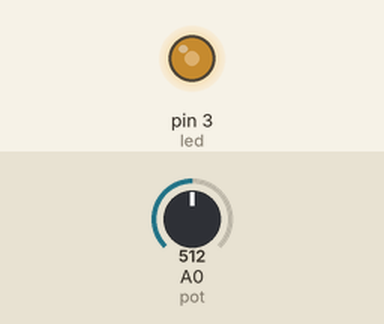
Simulated run of this sketch. Board: Arduino Uno, built with avr-gcc and run on an emulated ATmega328P. Shown: output pins drawn as LEDs (lit = HIGH). Inputs (shaded band) come from the test bench; at power-on: A0 (pot) = 512.

Above: at 1.2 s.
1.3 s: A0 (pot) set to 716
At 2.2 s:
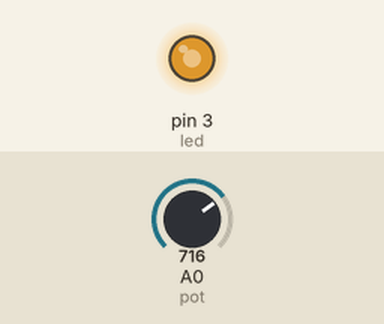
2.8 s: A0 (pot) set to 900
At 3.3 s:
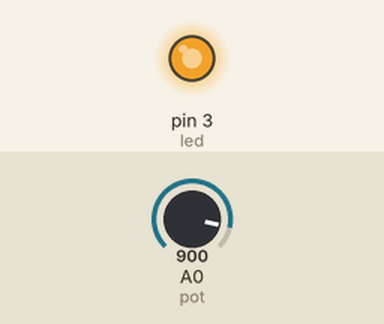
4.3 s: A0 (pot) set to 122
At 5.5 s:
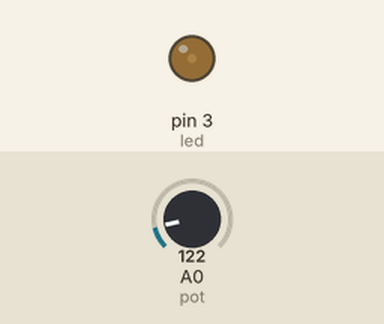
5.8 s: A0 (pot) set to 0
At 6.8 s:
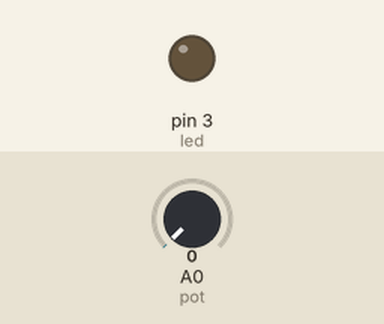
Timing chart, 0 to 8.3 s (numbered marks = the images above; inputs shaded):
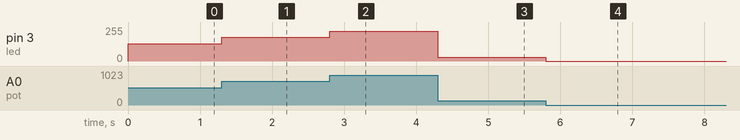

Measured:
- after the input at 1.3 s, pin 3 (led): 128/255 → 179/255 at once
- after the input at 2.8 s, pin 3 (led): 179/255 → 225/255 at once
- after the input at 4.3 s, pin 3 (led): 225/255 → 30/255 at once
- after the input at 5.8 s, pin 3 (led): 30/255 → 0/255 at once

The sketch:

PMetreLed.ino
```cpp
#define led 3
#define pot A0

void setup() {
  // put your setup code here, to run once:

}

void loop() {
  int deger = analogRead(pot);
  deger = deger/4;
  analogWrite(led, deger);

}
```
